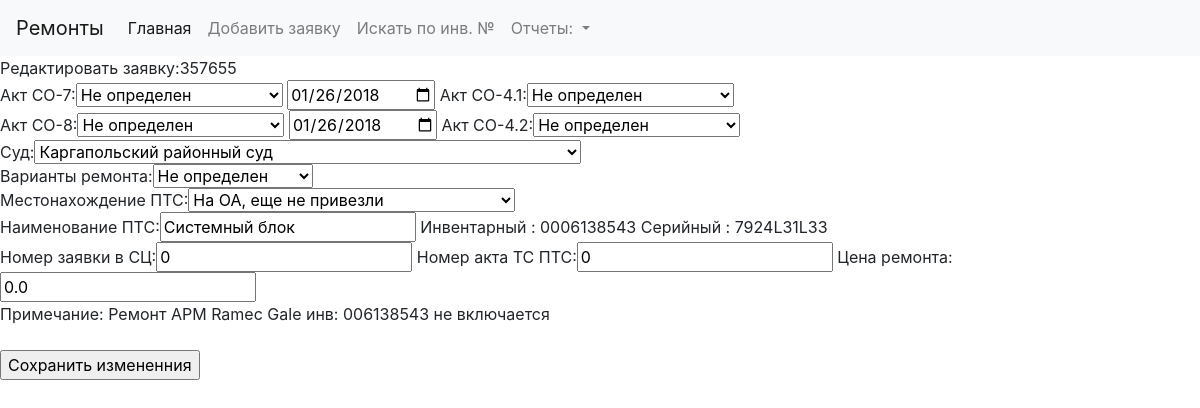
The app's page /edit/23, older data.
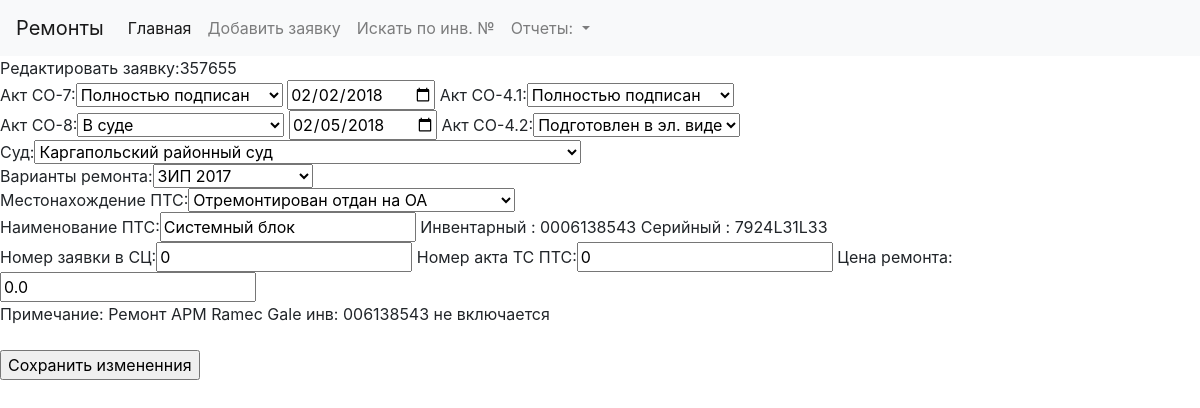
The same page, newer data.
### akts/models.py (models this page shows, shortened)
class Tickets(db.Model):
    id = db.Column(db.Integer, primary_key=True)
    localticket = db.Column(db.Integer)
    hotlineticket = db.Column(db.Integer)
    aktco7mode = db.Column(db.Integer)
    aktco7changedate = db.Column(db.Date)
    aktco7date = db.Column(db.Date)
    aktco8mode = db.Column(db.Integer)
    aktco8changedate = db.Column(db.Date)
    aktco8date = db.Column(db.Date)
    aktco41mode = db.Column(db.Integer)
    aktco42mode = db.Column(db.Integer)
    lowcourtcode = db.Column(db.String(8))
    serviceprovider = db.Column(db.Integer)
    serviceproviderdate = db.Column(db.Date)
    location = db.Column(db.Integer)
    locationdate = db.Column(db.Date)
    name = db.Column(db.String(50))
    inventnumder = db.Column(db.String(12))
    serialnumber = db.Column(db.String(12))
    serviceticket = db.Column(db.Integer)
    serviceakt = db.Column(db.Integer)
    serviceprice =  db.Column(db.Float)
    remark = db.Column(db.String(50))
    warranty = db.Column(db.Boolean)
    dead = db.Column(db.Boolean)

### akts/views.py (the view, shortened to what this page needs)
@app.route('/edit/<local>', methods=['GET', 'POST'])
def edit(local):
    listlocation = [{'val': location.id, 'name' : location.name} for location in models.Location.query.all()]
    listmode = [{'val': actmode.id, 'name' : actmode.name} for actmode in models.ActMode.query.all()]
    listprovider = [{'val': provider.id, 'name' : provider.name} for provider in models.ServiceProvider.query.all()]
    listlow = [{'val': low.code, 'name' : low.name} for low in models.LowCourt.query.all()]
    ticket = models.Tickets.query.filter_by(localticket = local).first()
    return render_template("edit.html",ticket = ticket,listmode = listmode,listlow = listlow,listprovider = listprovider,listlocation = listlocation)

### akts/templates/edit.html
{% extends "base.html" %}
{% block content %}
    <form method="post">
        Редактировать заявку:{{ticket.hotlineticket }}<br>
        Акт СО-7:<select name="aktco7mode">
            {% for mode in listmode %}
                {% if mode.val == ticket.aktco7mode  %}
                    <option value="{{ mode.val }}" selected>{{ mode.name }}</option>
                {% else %}
                    <option value="{{ mode.val }}">{{ mode.name }}</option>
                {% endif %}
            {% endfor %}
        </select>
        <input type="date" name="aktco7date" value="{{ticket.aktco7date }}">
        Акт СО-4.1:<select name="aktco41mode">
            {% for mode in listmode %}
                {% if mode.val == ticket.aktco41mode  %}
                    <option value="{{ mode.val }}" selected>{{ mode.name }}</option>
                {% else %}
                    <option value="{{ mode.val }}">{{ mode.name }}</option>
                {% endif %}
            {% endfor %}
        </select>
        <br>
        Акт СО-8:<select name="aktco8mode">
            {% for mode in listmode %}
                 {% if mode.val == ticket.aktco8mode  %}
                    <option value="{{ mode.val }}" selected>{{ mode.name }}</option>
                {% else %}
                    <option value="{{ mode.val }}">{{ mode.name }}</option>
                {% endif %}
            {% endfor %}
        </select>
        <input type="date" name="aktco8date" value="{{ticket.aktco8date }}">
        Акт СО-4.2:<select name="aktco42mode">
            {% for mode in listmode %}
                {% if mode.val == ticket.aktco42mode  %}
                    <option value="{{ mode.val }}" selected>{{ mode.name }}</option>
                {% else %}
                    <option value="{{ mode.val }}">{{ mode.name }}</option>
                {% endif %}
            {% endfor %}
        </select>
         <br>
         Суд:<select name="lowcourtcode">
            {% for low in listlow %}
                {% if low.val == ticket.lowcourtcode %}
                    <option value="{{ low.val }}" selected>{{ low.name }}</option>
                {% else %}
                    <option value="{{ low.val }}">{{ low.name }}</option>
                {% endif %}
            {% endfor %}
        </select>
        <br>
         Варианты ремонта:<select name="serviceprovider">
            {% for prov in listprovider %}
                {% if prov.val == ticket.serviceprovider  %}
                    <option value="{{ prov.val }}" selected>{{ prov.name }}</option>
                {% else %}
                    <option value="{{ prov.val }}">{{ prov.name }}</option>
                {% endif %}
            {% endfor %}
        </select>
        <br>
         Местонахождение ПТС:<select name="location">
            {% for loc in listlocation %}
                {% if loc.val == ticket.location %}
                    <option value="{{ loc.val }}" selected>{{ loc.name }}</option>
                {% else %}
                    <option value="{{ loc.val }}">{{ loc.name }}</option>
                {% endif %}
            {% endfor %}
        </select>
        <br>
        Наименование ПТС:<input type="text" name="name" value="{{ticket.name }}">
        Инвентарный : {{ticket.inventnumder }}
        Серийный : {{ticket.serialnumber }}
        <br>
        Номер заявки в СЦ:<input type="number" name="serviceticket" value="{{ticket.serviceticket }}">
        Номер акта ТС ПТС:<input type="number" name="serviceakt" value="{{ticket.serviceakt }}">
        Цена ремонта:<input type="text" name="serviceprice" value="{{ticket.serviceprice }}">
        <br>
        Примечание: {{ticket.remark }}<br><br>
         <p><input type="submit" name="addticket" value="Сохранить измененния">
    </form>
{% endblock %}

### akts/templates/base.html (shortened to what this page needs)
<!DOCTYPE html>
<html lang="en">
<head>
    <link rel="stylesheet" href="https://maxcdn.bootstrapcdn.com/bootstrap/4.0.0/css/bootstrap.min.css">
</head>
<body>
    <nav class="navbar navbar-expand-lg navbar-light bg-light">
        <a class="navbar-brand" href="#">Ремонты</a>
        <div class="collapse navbar-collapse" id="navbarNavDropdown">
            <ul class="navbar-nav">
            <li class="nav-item active">
                <a class="nav-link" href="{{ url_for('lst') }}">Главная <span class="sr-only">(current)</span></a>
            </li>
            <li class="nav-item">
                <a class="nav-link" href="{{ url_for('add') }}">Добавить заявку</a>
            </li>
            <li class="nav-item">
                <a class="nav-link" href="{{ url_for('seek') }}">Искать по инв. №</a>
            </li>
            <li class="nav-item dropdown">
                <a class="nav-link dropdown-toggle" href="#" id="navbarDropdownMenuLink" data-toggle="dropdown" aria-haspopup="true" aria-expanded="false">
                Отчеты:
                </a>
            </li>
            </ul>
        </div>
    </nav>
    {% block content %} {% endblock %}
</body>
</html>

Row changes from the older to the newer data that the page shows:
changed Tickets "Ремонт АРМ Ramec Gale инв: 006138543 не включается": aktco7date "01/26/2018" → "02/02/2018"; aktco8date "01/26/2018" → "02/05/2018"
Text that changed along with them:
form field aktco7mode: "Не определен" → "Полностью подписан"
form field aktco41mode: "Не определен" → "Полностью подписан"
form field aktco8mode: "Не определен" → "В суде"
form field aktco42mode: "Не определен" → "Подготовлен в эл. виде"
form field serviceprovider: "Не определен" → "ЗИП 2017"
form field location: "На ОА, еще не привезли" → "Отремонтирован отдан на ОА"
